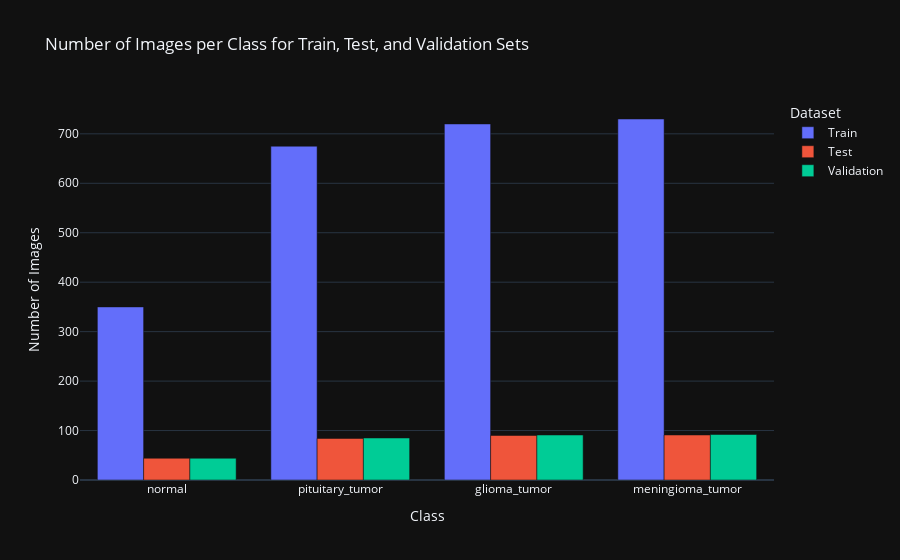

Notebook source saved alongside this figure:
### Code cell
# Count images in each class for each split
train_counts = {label: train_label_list.count(label) for label in set(train_label_list)}
test_counts = {label: test_label_list.count(label) for label in set(test_label_list)}
val_counts = {label: val_label_list.count(label) for label in set(val_label_list)}
 
# Combine counts into a DataFrame
df_counts = pd.DataFrame({
    'Class': list(train_counts.keys()),
    'Train': list(train_counts.values()),
    'Test': [test_counts[label] for label in train_counts.keys()],
    'Validation': [val_counts[label] for label in train_counts.keys()]
})
 
# Melt DataFrame for grouped plotting
df_melted = df_counts.melt(id_vars="Class", var_name="Dataset", value_name="Count")
 
# Create grouped bar plot with Plotly
fig = px.bar(df_melted, x='Class', y='Count', color='Dataset',
             barmode='group',  # Group bars by 'Dataset'
             title="Number of Images per Class for Train, Test, and Validation Sets",
             labels={'Count': 'Number of Images', 'Class': 'Class'},
             hover_data={'Count': True})
 
fig.update_layout(xaxis_title="Class", yaxis_title="Number of Images")
 
fig.show()

### Figure 1 — Plotly figure (JSON) as saved in the notebook; plotly's stock layout.template omitted (floating-point values rounded to 4 significant figures)
{"data": [{"alignmentgroup": "True", "hovertemplate": "Dataset=Train<br>Class=%{x}<br>Number of Images=%{y}<extra></extra>", "legendgroup": "Train", "marker": {"color": "#636efa", "pattern": {"shape": ""}}, "name": "Train", "offsetgroup": "Train", "orientation": "v", "showlegend": true, "textposition": "auto", "x": ["normal", "pituitary_tumor", "glioma_tumor", "meningioma_tumor"], "xaxis": "x", "y": [350, 675, 720, 730], "yaxis": "y", "type": "bar"}, {"alignmentgroup": "True", "hovertemplate": "Dataset=Test<br>Class=%{x}<br>Number of Images=%{y}<extra></extra>", "legendgroup": "Test", "marker": {"color": "#EF553B", "pattern": {"shape": ""}}, "name": "Test", "offsetgroup": "Test", "orientation": "v", "showlegend": true, "textposition": "auto", "x": ["normal", "pituitary_tumor", "glioma_tumor", "meningioma_tumor"], "xaxis": "x", "y": [44, 84, 90, 91], "yaxis": "y", "type": "bar"}, {"alignmentgroup": "True", "hovertemplate": "Dataset=Validation<br>Class=%{x}<br>Number of Images=%{y}<extra></extra>", "legendgroup": "Validation", "marker": {"color": "#00cc96", "pattern": {"shape": ""}}, "name": "Validation", "offsetgroup": "Validation", "orientation": "v", "showlegend": true, "textposition": "auto", "x": ["normal", "pituitary_tumor", "glioma_tumor", "meningioma_tumor"], "xaxis": "x", "y": [44, 85, 91, 92], "yaxis": "y", "type": "bar"}], "layout": {"xaxis": {"anchor": "y", "domain": [0.0, 1.0], "title": {"text": "Class"}}, "yaxis": {"anchor": "x", "domain": [0.0, 1.0], "title": {"text": "Number of Images"}}, "legend": {"title": {"text": "Dataset"}, "tracegroupgap": 0}, "title": {"text": "Number of Images per Class for Train, Test, and Validation Sets"}, "barmode": "group"}}
